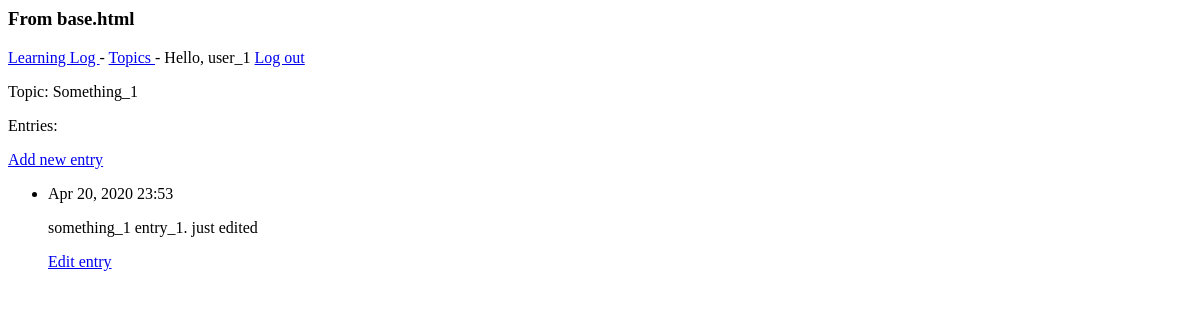
The page /topics/7/ (signed in) on the database as committed earlier.
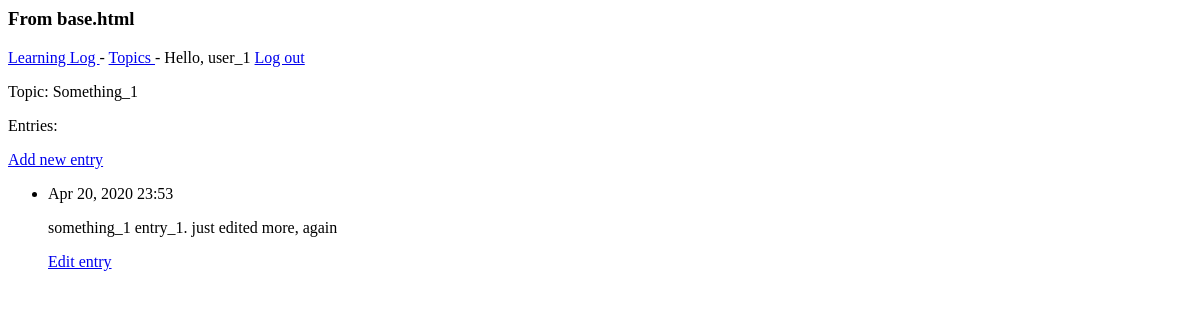
The same page on the database as committed later.
### learning_logs/models.py (models this page shows, shortened)
class Entry(models.Model): # inherit from Django's base Model class
    topic = models.ForeignKey(Topic,  on_delete=models.CASCADE)  # connects entry to a topic
    text = models.TextField()
    date_added = models.DateTimeField(auto_now_add=True)
    class Meta:
        verbose_name_plural = 'entries'

### learning_logs/views.py (the view)
# urls.py: path('topics/<int:topic_id>/', views.topic, name = 'topic'),
@login_required
def topic(request, topic_id):
    topic = Topic.objects.get(id=topic_id)
    check_topic_owner(topic, request)
    entries = topic.entry_set.order_by('-date_added')
    context = {'topic': topic, 'entries': entries}
    return render(request, 'learning_logs/topic.html', context)

### learning_logs/models.py (called while the page is built)
    def __str__(self):
        return self.text

### learning_logs/views.py (called while the page is built)
def check_topic_owner(topic, request):
    if topic.owner != request.user:
        raise Http404

### learning_logs/templates/learning_logs/topic.html
{% extends 'learning_logs/base.html' %}
{% block content %}
<p> Topic: {{topic}} </p>
<p> Entries: </p>
<p>
    <a href = "{% url 'learning_logs:new_entry' topic.id %}"> Add new entry </a>
</p>
<ul>
{% for entry in entries %}
    <li>
        <p>{{ entry.date_added|date:'M d, Y H:i' }}</p>
        <p>{{ entry.text|linebreaks }}</p>
        <p>
            <a href = "{% url 'learning_logs:edit_entry' entry.id %}"> Edit entry </a>
        </p>
    </li>
{% empty %}
    <li> There are no entries for this topic yet </li>
{% endfor %}
</ul>
{% endblock content %}

Rows that differ between the two databases and show on the page:
changed Entry: text "something_1 entry_1. just edited" → "something_1 entry_1. just edited more, again"
